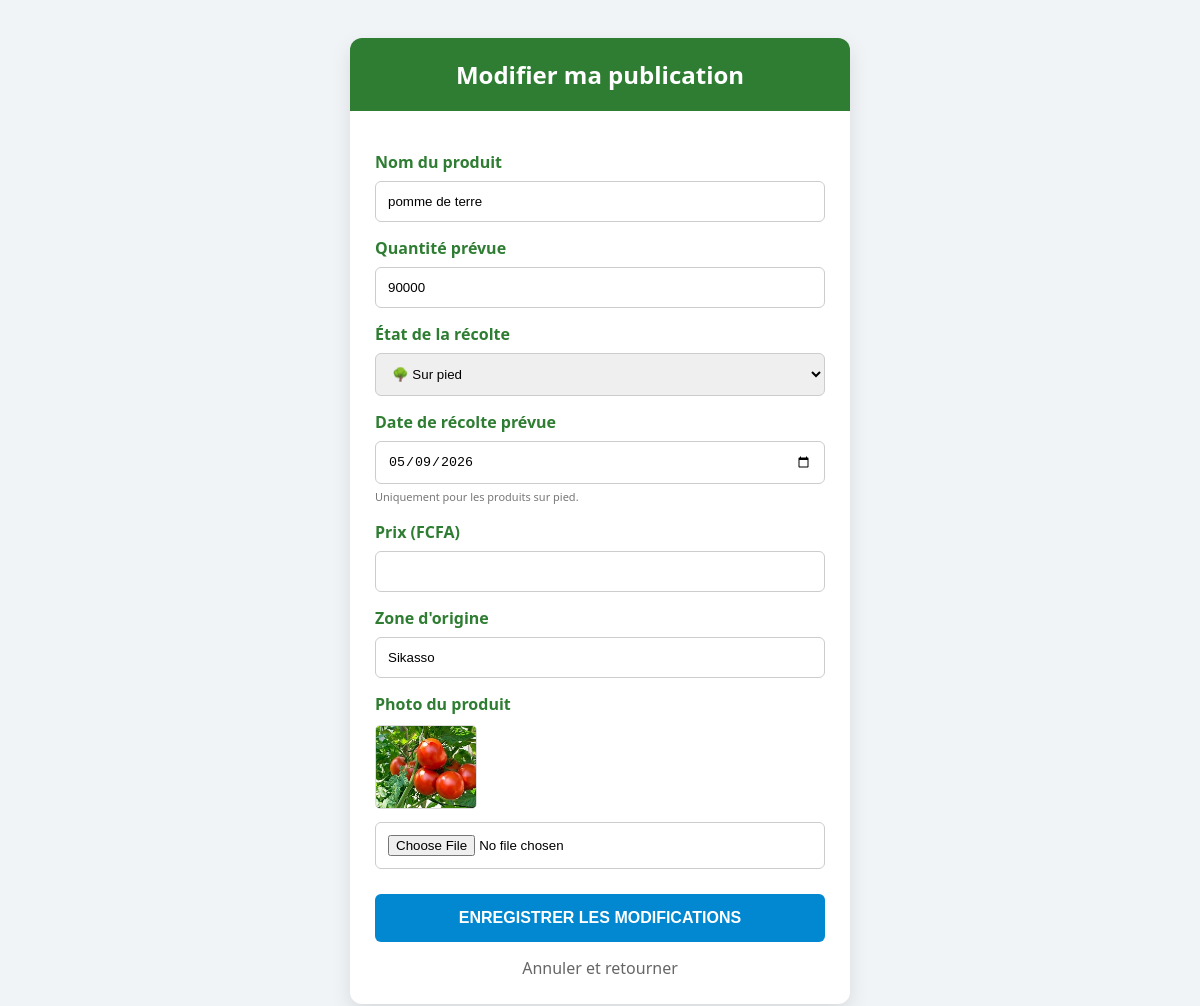
/produit/modifier/13/ (signed in), run on an earlier commit of the app's database.
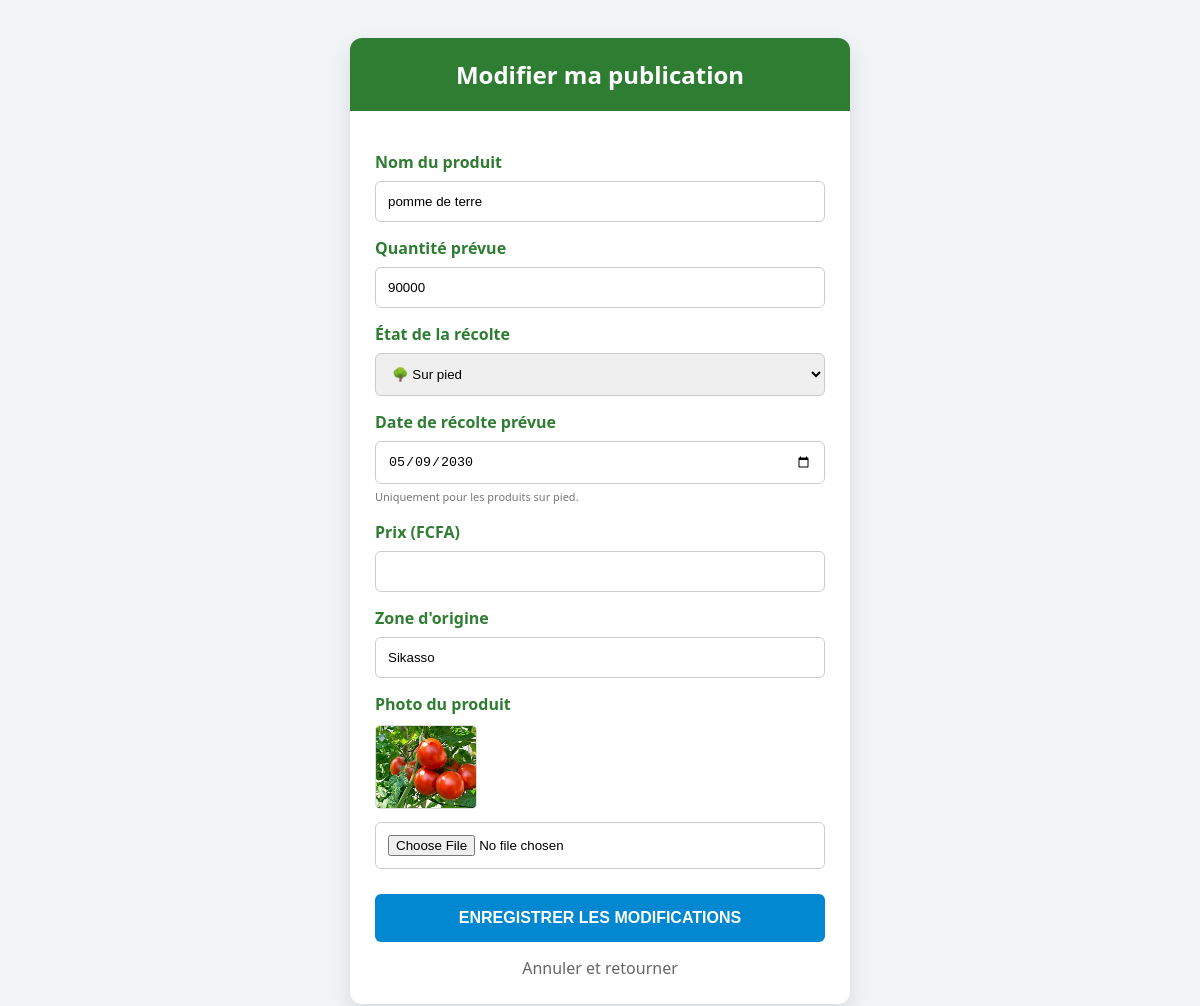
And on a later commit of the database.
### gestion_agro/models.py (models this page shows, shortened)
class ProduitAgricole(models.Model):
    UNITES =[
        ('KG','Kilogramme'),
        ('TONNE', 'Tonne'),
        ('SAC','Sac'),
    ]
    STATUT_RECOLTE = [
        ('SUR_PIED', '🌳 En cours de maturité (Sur pied)'),
        ('RECOLTE', '📦 Récolté et prêt'),
    ]
    CATEGORIES = [
        ('LEGUMES', '🥬 Légumes'),
        ('FRUITS', '🍎 Fruits'),
        ('CEREALES', '🌾 Céréales'),
        ('TUBERCULES', '🥔 Tubercules'),
    ]
    DUREE_CONSERVATION = {
        'TOMATE': 10,
        'MANGUE': 21,
        'OIGNON': 90,
        'POMME DE TERRE': 60,
        'POMME_DE_TERRE': 60,
        'MAÏS': 180,
        'MAIS': 180,
        'RIZ': 365,
    }
    producteur = models.ForeignKey(Producteur, on_delete=models.CASCADE, null=True, blank=True, related_name='produits')
    categorie = models.CharField(max_length=20, choices=CATEGORIES, default='LEGUMES')
    nom = models.CharField(max_length=100)
    quantite_initiale = models.PositiveBigIntegerField(default=0, verbose_name="Quantité totale prévue")
    quantite_disponible = models.PositiveBigIntegerField(default=0, verbose_name="Reste disponible")
    unite = models.CharField(max_length=10, choices=UNITES, default='KG')
    prix_unitaire = models.DecimalField(max_digits=10, decimal_places=2)
    image = models.ImageField(upload_to='produits/')
    video_demonstration = models.FileField(upload_to='videos_produits/', null=True, blank=True)
    statut_recolte = models.CharField(max_length=20, choices=STATUT_RECOLTE, default='SUR_PIED')
    date_recolte_prevue = models.DateField(null=True, blank=True, verbose_name="Date de récolte prévue")
    zone_production = models.CharField(max_length=50, choices=ZONES_CHOICES, default='SIKASSO')
    zone_origine = models.CharField(max_length=100) # Ex: "Cercle de Yanfolila"
    est_promotion = models.BooleanField(default=False)
    date_publication = models.DateTimeField(auto_now_add=True)
    date_peremption_prevue = models.DateField(null=True, blank=True, verbose_name="Date limite de conservation au champ")
    seuil_alerte = models.PositiveIntegerField(default=500) # Alerte si stock < 500kg

### gestion_agro/views.py (the view, shortened to what this page needs)
# urls.py: path('produit/modifier/<int:produit_id>/', views.modifier_produit, name='modifier_produit'),
@login_required
def modifier_produit(request, produit_id):
    produit = get_object_or_404(ProduitAgricole, id=produit_id, producteur__user=request.user)
    return render(request, 'gestion_agro/modifier_produit.html', {'produit': produit})

### gestion_agro/context_processors.py (called while the page is built)
def notifications_non_lues(request):
    if request.user.is_authenticated:
        notif_count = Notification.objects.filter(destinataire=request.user, lu=False).count()
        dernieres_notifs = Notification.objects.filter(destinataire=request.user, lu=False).order_by('-date_creation')[:5]
        return {
            'notif_count': notif_count,
            'dernieres_notifs': dernieres_notifs
        }
    return {'notif_count': 0, 'dernieres_notifs': []}

### templates/gestion_agro/modifier_produit.html (shortened to what this page needs)
<!DOCTYPE html>
<html lang="fr">
<head>
</head>
<body>
<div class="form-card">
    <div class="form-header">
        <h2 style="margin:0;">Modifier ma publication</h2>
    </div>
    <div class="form-body">
        <form method="POST" enctype="multipart/form-data">
            <label>Nom du produit</label>
            <input type="text" name="nom" value="{{ produit.nom }}" required>
            <label>Quantité prévue</label>
            <input type="number" name="quantite_initiale" value="{{ produit.quantite_initiale }}" required>
            <label>État de la récolte</label>
            <select name="statut_recolte" id="statut_select" onchange="toggleDate()">
                <option value="SUR_PIED" {% if produit.statut_recolte == 'SUR_PIED' %}selected{% endif %}>🌳 Sur pied</option>
            </select>
            <div id="date_div">
                <label>Date de récolte prévue</label>
                <input type="date" name="date_recolte_prevue" id="date_recolte_prevue"
                       value="{{ produit.date_recolte_prevue|date:'Y-m-d' }}">
                <small style="font-size: 11px; color: #777;">Uniquement pour les produits sur pied.</small>
            </div>
            <label>Prix (FCFA)</label>
            <input type="number" name="prix_unitaire" value="{{ produit.prix_unitaire }}" required>
            <label>Zone d'origine</label>
            <input type="text" name="zone_origine" value="{{ produit.zone_origine }}" required>
            <label>Photo du produit</label>
            {% if produit.image %}
                <div><img src="{{ produit.image.url }}" class="img-preview"></div>
            {% endif %}
            <input type="file" name="image">
            <button type="submit" class="btn-save">ENREGISTRER LES MODIFICATIONS</button>
        </form>
        <a href="{% url 'dashboard_producteur' %}" class="back-link">Annuler et retourner</a>
    </div>
</div>
</body>
</html>

What changed in the data, as far as the page shows it:
changed ProduitAgricole "pomme de terre": date_recolte_prevue "05/09/2026" → "05/09/2030"
